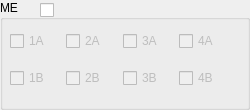
        <widget class="QGroupBox" name="groupBox_3">
         <property name="minimumSize">
          <size>
           <width>250</width>
           <height>110</height>
          </size>
         </property>
         <property name="maximumSize">
          <size>
           <width>250</width>
           <height>110</height>
          </size>
         </property>
         <property name="styleSheet">
          <string notr="true">font: 10pt &quot;MS Shell Dlg 2&quot;;</string>
         </property>
         <property name="title">
          <string>ME</string>
         </property>
         <widget class="QWidget" name="horizontalLayoutWidget_2">
          <property name="geometry">
           <rect>
            <x>10</x>
            <y>20</y>
            <width>219</width>
            <height>80</height>
           </rect>
          </property>
          <property name="styleSheet">
           <string notr="true">font: 10pt &quot;MS Shell Dlg 2&quot;;</string>
          </property>
          <layout class="QHBoxLayout" name="horizontalLayout_15">
           <item>
            <layout class="QVBoxLayout" name="verticalLayout_7">
             <item>
              <widget class="QCheckBox" name="checkBox_1A_2">
               <property name="enabled">
                <bool>false</bool>
               </property>
               <property name="styleSheet">
                <string notr="true">font: 10pt &quot;MS Shell Dlg 2&quot;;</string>
               </property>
               <property name="text">
                <string>1A</string>
               </property>
              </widget>
             </item>
             <item>
              <widget class="QCheckBox" name="checkBox_1B_2">
               <property name="enabled">
                <bool>false</bool>
               </property>
               <property name="styleSheet">
                <string notr="true">font: 10pt &quot;MS Shell Dlg 2&quot;;</string>
               </property>
               <property name="text">
                <string>1B</string>
               </property>
              </widget>
             </item>
            </layout>
           </item>
           <item>
            <layout class="QVBoxLayout" name="verticalLayout_10">
             <item>
              <widget class="QCheckBox" name="checkBox_2A_2">
               <property name="enabled">
                <bool>false</bool>
               </property>
               <property name="styleSheet">
                <string notr="true">font: 10pt &quot;MS Shell Dlg 2&quot;;</string>
               </property>
               <property name="text">
                <string>2A</string>
               </property>
              </widget>
             </item>
             <item>
              <widget class="QCheckBox" name="checkBox_2B_2">
               <property name="enabled">
                <bool>false</bool>
               </property>
               <property name="styleSheet">
                <string notr="true">font: 10pt &quot;MS Shell Dlg 2&quot;;</string>
               </property>
               <property name="text">
                <string>2B</string>
               </property>
              </widget>
             </item>
            </layout>
           </item>
           <item>
            <layout class="QVBoxLayout" name="verticalLayout_11">
             <item>
              <widget class="QCheckBox" name="checkBox_3A_2">
               <property name="enabled">
                <bool>false</bool>
               </property>
               <property name="styleSheet">
                <string notr="true">font: 10pt &quot;MS Shell Dlg 2&quot;;</string>
               </property>
               <property name="text">
                <string>3A</string>
               </property>
              </widget>
             </item>
             <item>
              <widget class="QCheckBox" name="checkBox_3B_2">
               <property name="enabled">
                <bool>false</bool>
               </property>
               <property name="styleSheet">
                <string notr="true">font: 10pt &quot;MS Shell Dlg 2&quot;;</string>
               </property>
               <property name="text">
                <string>3B</string>
               </property>
              </widget>
             </item>
            </layout>
           </item>
           <item>
            <layout class="QVBoxLayout" name="verticalLayout_12">
             <item>
              <widget class="QCheckBox" name="checkBox_4A_2">
               <property name="enabled">
                <bool>false</bool>
               </property>
               <property name="styleSheet">
                <string notr="true">font: 10pt &quot;MS Shell Dlg 2&quot;;</string>
               </property>
               <property name="text">
                <string>4A</string>
               </property>
              </widget>
             </item>
             <item>
              <widget class="QCheckBox" name="checkBox_4B_2">
               <property name="enabled">
                <bool>false</bool>
               </property>
               <property name="styleSheet">
                <string notr="true">font: 10pt &quot;MS Shell Dlg 2&quot;;</string>
               </property>
               <property name="text">
                <string>4B</string>
               </property>
              </widget>
             </item>
            </layout>
           </item>
          </layout>
         </widget>
         <widget class="QCheckBox" name="checkBox_ME">
          <property name="geometry">
           <rect>
            <x>40</x>
            <y>0</y>
            <width>30</width>
            <height>20</height>
           </rect>
          </property>
          <property name="styleSheet">
           <string notr="true">font: 10pt &quot;MS Shell Dlg 2&quot;;</string>
          </property>
          <property name="text">
           <string/>
          </property>
         </widget>
        </widget>
